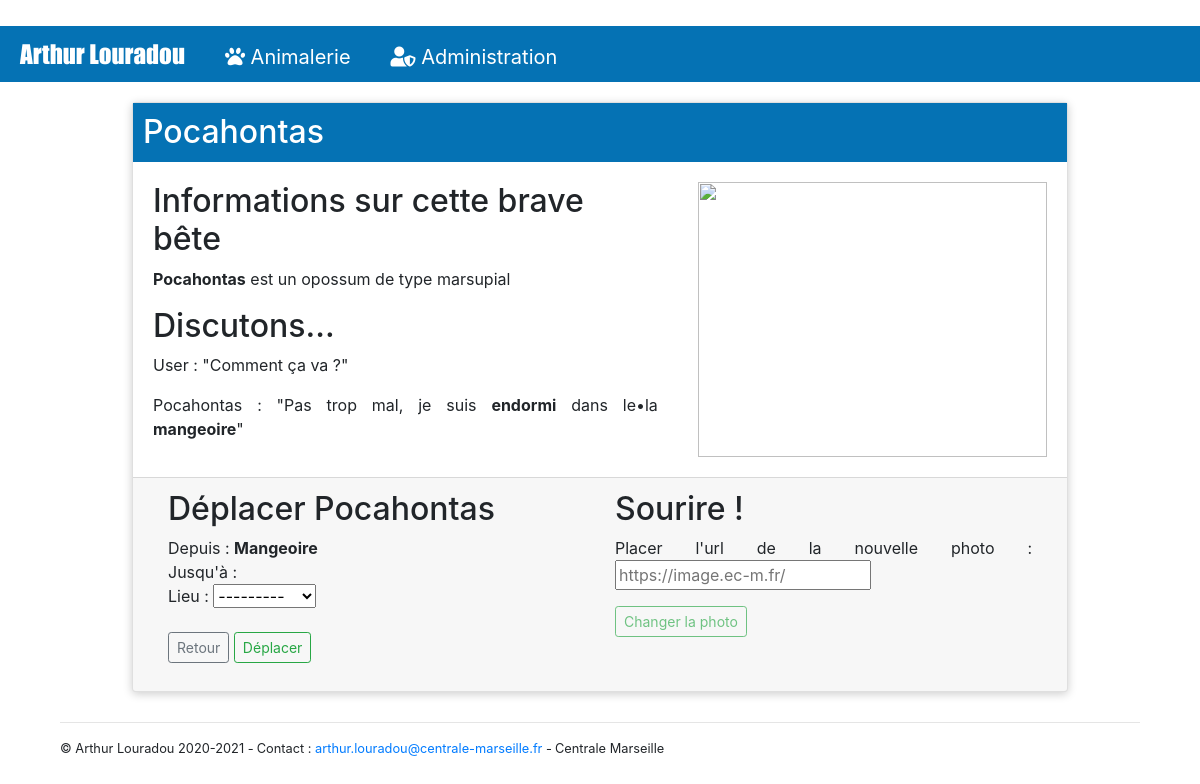
The app's page /animal/Pocahontas/ with its own data.
### animalerie/models.py (models this page shows, shortened)
class Animal(models.Model):
    id_animal = models.CharField(max_length=100, primary_key=True)
    etat = models.CharField(max_length=20)
    type = models.CharField(max_length=20)
    race = models.CharField(max_length=20)
    photo = models.CharField(max_length=200)
    lieu = models.ForeignKey(Equipement, on_delete=models.CASCADE)

class Equipement(models.Model):
    id_equip = models.CharField(max_length=100, primary_key=True)
    disponibilite = models.CharField(max_length=20)
    photo = models.CharField(max_length=200)
    def __str__(self):
        return self.id_equip

### animalerie/views.py (the view)
# urls.py: path('animal/<str:id_animal>/', views.animal_detail, name='animal_detail'),
def animal_detail(request, id_animal,error=None):
    animal = get_object_or_404(Animal, id_animal=id_animal)
    if request.method == "POST":
        form = MoveForm(request.POST)
        if form.is_valid():
            ancien_lieu = get_object_or_404(Equipement, id_equip=animal.lieu)
            post = form.save(commit=False)
            nouveau_lieu = get_object_or_404(Equipement, id_equip=post.lieu)
            modif = get_object_or_404(Animal, id_animal=id_animal).changeLieu(nouveau_lieu)
            if modif=='error_not_empty' :
                return redirect('animal_detail_mes', id_animal=id_animal, error='Lieu Occupé')
            elif modif.split(':')[0]=='error_impossible':
                return redirect('animal_detail_mes', id_animal=id_animal, error='Impossible, '+modif.split(':')[1])
            else:
                ancien_lieu.disponibilite = 'libre'
                ancien_lieu.save()
                modif.save()
                nouveau_lieu.disponibilite = 'occupe'
                nouveau_lieu.save()
            return redirect('animal_detail', id_animal=id_animal)
    else:
         form = MoveForm()
    lieu = animal.lieu
    if error==None:
        return render(request,
                    'animalerie/animal_detail.html',
                    {'animal': animal, 'lieu': lieu, 'form': form})
    else:
        return render(request,
                    'animalerie/animal_detail.html',
                    {'animal': animal, 'lieu': lieu, 'form': form, 'error':error})

### animalerie/forms.py
class MoveForm(forms.ModelForm):
    class Meta:
        model = Animal
        fields = ('lieu',)

### animalerie/templates/animalerie/animal_detail.html (shortened to what this page needs)
{% extends 'animalerie/template.html' %}
{% load static %}
{% block content %}
<div class="page-header">
    <div class="card">
        <div class="header">
            <h2>
                {{ animal.id_animal }}
            </h2>
        </div>
        <div class="container">
            <div class="row">
                <div class="card-body col-lg-7">
                    <h2 class="card-text"> Informations sur cette brave bête</h2>
                    <p><b>{{ animal.id_animal }}</b> est un {{ animal.race }} de type {{ animal.type }}</p>
                    <h2>Discutons...</h2>
                    <p>User : "Comment ça va ?"</p>
                    <p>{{ animal.id_animal }} : "Pas trop mal, je suis <b>{{ animal.etat }}</b> dans le•la <b>{{ animal.lieu }}</b>"</p>
                </div>
                <div class="card-body col-lg-5">
                    <img src="{% if animal.photo == '#' %}https://www.thoiry.net/sites/thoiry.net/files/2018-02/loutre1600x800.jpg
                    {% else%}
                      {{animal.photo}}
                    {% endif %}" style="height: auto; width: 100%; display: block;object-fit: cover;" />
                </div>
            </div>
        </div>
        <div class="card-footer">
            <div class="container">
                <div class="row">
                    <div class="col">
                        <form method="POST" class="post-form">{% csrf_token %}
                            <h2 class="card-text"> Déplacer {{ animal.id_animal }}</h2>
                            <span>Depuis : <b>{{ animal.lieu|capfirst }}</b></span><br/>
                            <span>Jusqu'à : </span>
                            {{ form.as_p }}
                            <a class="btn btn-sm btn-outline-secondary card-text" href="{% url 'animal_list' %}">Retour</a>
                            <button type="submit" class="btn btn-sm btn-outline-success card-text">Déplacer</button>
                        </form>
                    </div>
                    <div class="col-6">
                        <form method="POST" class="post-form">{% csrf_token %}
                            <h2 class="card-text"> Sourire !</h2>
                            <p>Placer l'url de la nouvelle photo : <input placeholder="https://image.ec-m.fr/"/></p>
                            <button type="submit" class="btn btn-sm btn-outline-success card-text" title="En cours de développement" style="cursor: not-allowed;" disabled>Changer la photo</button>
                        </form>
                    </div>
                </div>
            </div>
        </div>
    </div>
</div>
{% endblock %}

### animalerie/static/css/style.css (style rules this page uses)
:root { --main-bg-color: ghostwhite; --head-color:#0572B4; --secondary-grey:#5C737F; }
body { background-color: var(--main-bg-color); margin: 0; font-family: -apple-system, BlinkMacSystemFont, "Segoe UI", Roboto, "Helvetica Neue", Arial, "Noto Sans", sans-serif, "Apple Color Emoji", "Segoe UI Emoji", "Segoe UI Symbol", "Noto Color Emoji"; font-size: 1rem; font-weight: 400; line-height: 1.5; align-content: center; }
.card { display: flex; flex-direction: row; flex-wrap: wrap; max-width: 78%; margin: 20px auto; background: #fff; min-height: 50px; box-shadow: 0 2px 10px rgb(0 0 0 / 20%); margin-bottom: 30px; -webkit-border-radius: 2px; -moz-border-radius: 2px; -ms-border-radius: 2px; border-radius: 2px; }
.header { background: var(--head-color); flex: 0 0 100%; color: #fff; }
.header h2 { padding: 0 10px 0 10px; margin-block-start: 10px; margin-block-end: 10px; }
p { text-align: justify; text-justify: inter-word; }
a { color: var(--head-color); text-decoration: none; }

### records on screen
Animal: id_animal "Pocahontas", race "opossum", type "marsupial", etat "endormi", lieu "mangeoire", lieu "Mangeoire"
